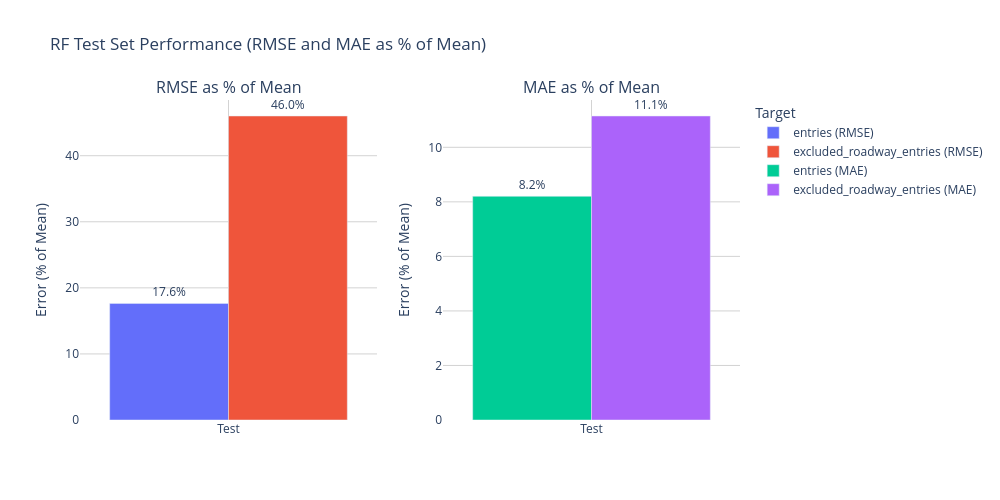

Source (notebook cell):
### Code cell
import pandas as pd
import numpy as np
import plotly.graph_objects as go
from plotly.subplots import make_subplots
from sklearn.metrics import mean_squared_error, mean_absolute_error

# --- Load test predictions ---
input_path = "/Users/athmiha/Desktop/final report/rf_test_preds_final.csv"
df_test_preds = pd.read_csv(input_path)

# Target columns and their predictions
target_cols = ["entries", "excluded_roadway_entries"]
pred_cols = ["predicted_entries", "predicted_excluded_roadway_entries"]

# Compute metrics
metrics_list = []

for target, pred in zip(target_cols, pred_cols):
    for split in ["Test"]:  # here only using Test set
        y_true = df_test_preds[target]
        y_pred = df_test_preds[pred]

        rmse = np.sqrt(mean_squared_error(y_true, y_pred))
        mae = mean_absolute_error(y_true, y_pred)
        mean_y = y_true.mean()

        metrics_list.append({
            "Set": split,
            "Target": target,
            "RMSE % mean": rmse / mean_y * 100,
            "MAE % mean": mae / mean_y * 100
        })

metrics_df = pd.DataFrame(metrics_list)

fig = make_subplots(
    rows=1, cols=2,
    subplot_titles=["RMSE as % of Mean", "MAE as % of Mean"]
)

# RMSE % mean chart
for target in metrics_df["Target"].unique():
    df_sub = metrics_df[metrics_df["Target"] == target]
    fig.add_trace(
        go.Bar(
            x=df_sub["Set"],
            y=df_sub["RMSE % mean"],
            name=f"{target} (RMSE)",
            text=[f"{v:.1f}%" for v in df_sub["RMSE % mean"]],
            textposition="outside"
        ),
        row=1, col=1
    )

# MAE % mean chart
for target in metrics_df["Target"].unique():
    df_sub = metrics_df[metrics_df["Target"] == target]
    fig.add_trace(
        go.Bar(
            x=df_sub["Set"],
            y=df_sub["MAE % mean"],
            name=f"{target} (MAE)",
            text=[f"{v:.1f}%" for v in df_sub["MAE % mean"]],
            textposition="outside"
        ),
        row=1, col=2
    )

# Layout
fig.update_layout(
    title_text="RF Test Set Performance (RMSE and MAE as % of Mean)",
    barmode="group",
    legend_title_text="Target",
    height=500,
    width=1000,
    uniformtext_minsize=8,
    uniformtext_mode="hide",
    plot_bgcolor="white",
    paper_bgcolor="white"
)

fig.update_xaxes(showgrid=True, gridcolor="lightgray")
fig.update_yaxes(title_text="Error (% of Mean)", showgrid=True, gridcolor="lightgray")

fig.show()

### Figure 1 — Plotly figure (JSON) as saved in the notebook; plotly's stock layout.template omitted (floating-point values rounded to 4 significant figures)
{"data": [{"name": "entries (RMSE)", "text": ["17.6%"], "textposition": "outside", "type": "bar", "x": ["Test"], "xaxis": "x", "y": [17.65], "yaxis": "y"}, {"name": "excluded_roadway_entries (RMSE)", "text": ["46.0%"], "textposition": "outside", "type": "bar", "x": ["Test"], "xaxis": "x", "y": [46.01], "yaxis": "y"}, {"name": "entries (MAE)", "text": ["8.2%"], "textposition": "outside", "type": "bar", "x": ["Test"], "xaxis": "x2", "y": [8.204], "yaxis": "y2"}, {"name": "excluded_roadway_entries (MAE)", "text": ["11.1%"], "textposition": "outside", "type": "bar", "x": ["Test"], "xaxis": "x2", "y": [11.15], "yaxis": "y2"}], "layout": {"annotations": [{"font": {"size": 16}, "showarrow": false, "text": "RMSE as % of Mean", "x": 0.225, "xanchor": "center", "xref": "paper", "y": 1, "yanchor": "bottom", "yref": "paper"}, {"font": {"size": 16}, "showarrow": false, "text": "MAE as % of Mean", "x": 0.775, "xanchor": "center", "xref": "paper", "y": 1, "yanchor": "bottom", "yref": "paper"}], "barmode": "group", "height": 500, "legend": {"title": {"text": "Target"}}, "paper_bgcolor": "white", "plot_bgcolor": "white", "title": {"text": "RF Test Set Performance (RMSE and MAE as % of Mean)"}, "uniformtext": {"minsize": 8, "mode": "hide"}, "width": 1000, "xaxis": {"anchor": "y", "domain": [0, 0.45], "gridcolor": "lightgray", "showgrid": true}, "xaxis2": {"anchor": "y2", "domain": [0.55, 1], "gridcolor": "lightgray", "showgrid": true}, "yaxis": {"anchor": "x", "domain": [0, 1], "gridcolor": "lightgray", "showgrid": true, "title": {"text": "Error (% of Mean)"}}, "yaxis2": {"anchor": "x2", "domain": [0, 1], "gridcolor": "lightgray", "showgrid": true, "title": {"text": "Error (% of Mean)"}}}}
